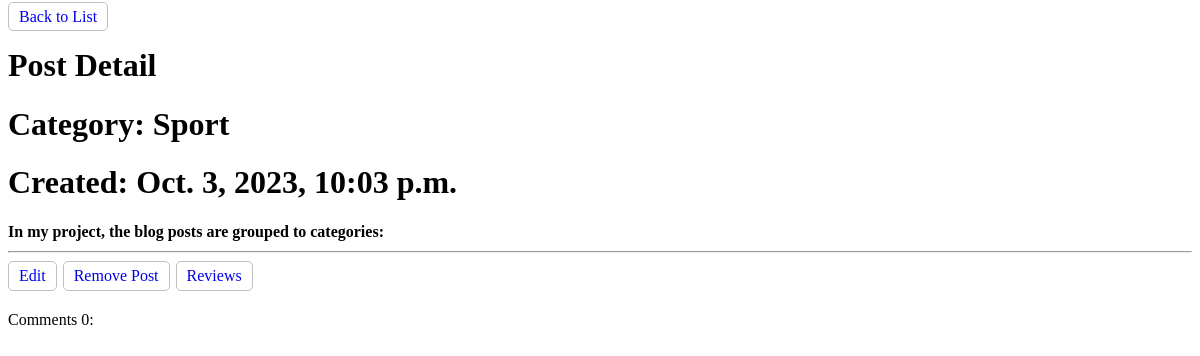
The app's page /post/detail/3 with its own data.
### blog/models.py (models this page shows, shortened)
class Post(models.Model):
    title = models.CharField(max_length=255, verbose_name='Title')
    text = models.TextField()
    isDraft = models.BooleanField(default=True)
    created = models.DateTimeField(auto_now_add=True)
    published_date = models.DateTimeField(auto_now_add=True)
    category = models.ForeignKey(PostCategory, on_delete=models.CASCADE, blank=True, null=True, verbose_name='Category')
    author = models.ForeignKey('auth.USER', on_delete=models.CASCADE, blank=True, null=True)

class PostCategory(models.Model):
    title = models.CharField(max_length=255, verbose_name='Title')
    text = models.TextField()
    created = models.DateTimeField(auto_now_add=True)
    published_date = models.DateTimeField(auto_now_add=True)

### blog/views.py (the view)
# urls.py: path('post/detail/<int:post_pk>', post_detail, name='post_detail'),
def post_detail(request, post_pk):
    post = Post.objects.get(pk=post_pk)
    comments = Comment.objects.filter(post_id=post_pk)
    comments_count = comments.count()
    context = {'post': post, 'comments': comments, 'comments_count': comments_count}
    return render(request, 'blog/post_detail.html', context)

### blog/templates/blog/post_detail.html (shortened to what this page needs)
<!DOCTYPE html>
<html lang="en">
<head>
</head>
<body>
<div>
    <a href="{% url 'post_list' %}" class="btn">
        Back to List
    </a>
    <h1>Post Detail</h1>
    <h1>Category: {{ post.category.title }}</h1>
    <h1>Created: {{ post.created }}</h1>
    <h1 class="text">{{ post.title }}</h1>
    <hr>
    <div class="controls">
        <a href="{% url 'post_edit' post_pk=post.pk%}" class="btn">
            Edit
        </a>
        <a href="{% url 'post_remove' post_pk=post.pk%}" class="btn">
            Remove Post
        </a>
        <a href="{% url 'post_feedback' post_pk=post.pk%}" class="btn">
            Reviews
        </a>
    </div>
    <div class="comments_wrapper">
        Comments {{comments_count}}:
    </div>
</div>
</body>
</html>

### blog/templates/blog/post_detail.html (style rules this page uses)
a { text-decoration: none; }
.text { font-size: 16px; }
.controls { display: flex; gap: 6px; }
.btn { padding: 5px 10px; border: 1px solid silver; border-radius: 5px; }
.comments_wrapper { margin-top: 20px; }

### records on screen
Post: category "Sport", created "Oct. 3, 2023, 10:03 p.m.", title "In my project, the blog posts are grouped to categories:"

### other values on screen
{{ comments_count }} "0"
